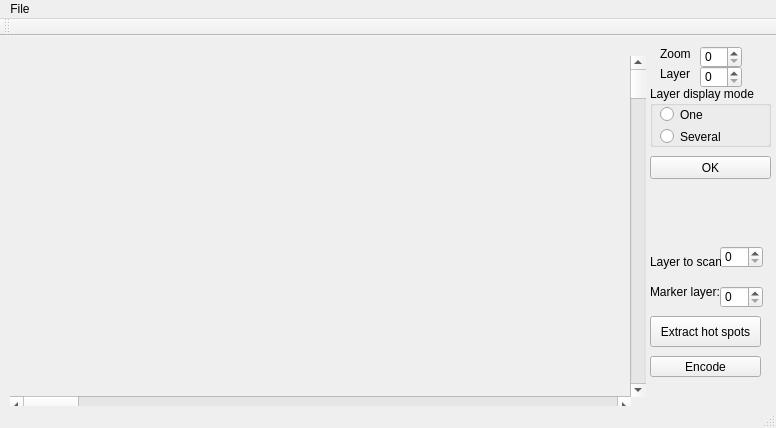
<?xml version="1.0" encoding="UTF-8"?>
<ui version="4.0">
 <class>MainWindow</class>
 <widget class="QMainWindow" name="MainWindow">
  <property name="geometry">
   <rect>
    <x>0</x>
    <y>0</y>
    <width>776</width>
    <height>428</height>
   </rect>
  </property>
  <property name="windowTitle">
   <string>GDSIIViewer</string>
  </property>
  <widget class="QWidget" name="centralWidget">
   <widget class="QScrollBar" name="verticalScrollBar">
    <property name="geometry">
     <rect>
      <x>630</x>
      <y>20</y>
      <width>16</width>
      <height>341</height>
     </rect>
    </property>
    <property name="orientation">
     <enum>Qt::Vertical</enum>
    </property>
   </widget>
   <widget class="QScrollBar" name="horizontalScrollBar">
    <property name="geometry">
     <rect>
      <x>10</x>
      <y>360</y>
      <width>621</width>
      <height>20</height>
     </rect>
    </property>
    <property name="orientation">
     <enum>Qt::Horizontal</enum>
    </property>
   </widget>
   <widget class="QLabel" name="labZoom">
    <property name="geometry">
     <rect>
      <x>660</x>
      <y>10</y>
      <width>31</width>
      <height>16</height>
     </rect>
    </property>
    <property name="text">
     <string>Zoom</string>
    </property>
   </widget>
   <widget class="QSpinBox" name="spbZoom">
    <property name="geometry">
     <rect>
      <x>700</x>
      <y>10</y>
      <width>42</width>
      <height>22</height>
     </rect>
    </property>
   </widget>
   <widget class="QLabel" name="labLayer">
    <property name="geometry">
     <rect>
      <x>660</x>
      <y>30</y>
      <width>31</width>
      <height>16</height>
     </rect>
    </property>
    <property name="text">
     <string>Layer</string>
    </property>
   </widget>
   <widget class="QSpinBox" name="spbLayer">
    <property name="geometry">
     <rect>
      <x>700</x>
      <y>30</y>
      <width>42</width>
      <height>22</height>
     </rect>
    </property>
   </widget>
   <widget class="QPushButton" name="btnOK">
    <property name="geometry">
     <rect>
      <x>650</x>
      <y>120</y>
      <width>121</width>
      <height>23</height>
     </rect>
    </property>
    <property name="text">
     <string>OK</string>
    </property>
   </widget>
   <widget class="QWidget" name="verticalLayoutWidget">
    <property name="geometry">
     <rect>
      <x>10</x>
      <y>20</y>
      <width>621</width>
      <height>341</height>
     </rect>
    </property>
    <layout class="QVBoxLayout" name="vertLayout"/>
   </widget>
   <widget class="QGroupBox" name="groupBox">
    <property name="geometry">
     <rect>
      <x>650</x>
      <y>50</y>
      <width>121</width>
      <height>61</height>
     </rect>
    </property>
    <property name="title">
     <string>Layer display mode</string>
    </property>
    <widget class="QRadioButton" name="rbOne">
     <property name="geometry">
      <rect>
       <x>10</x>
       <y>20</y>
       <width>101</width>
       <height>17</height>
      </rect>
     </property>
     <property name="text">
      <string>One</string>
     </property>
    </widget>
    <widget class="QRadioButton" name="rbSeveral">
     <property name="geometry">
      <rect>
       <x>10</x>
       <y>40</y>
       <width>101</width>
       <height>21</height>
      </rect>
     </property>
     <property name="text">
      <string>Several</string>
     </property>
    </widget>
   </widget>
   <widget class="QPushButton" name="btnScann">
    <property name="geometry">
     <rect>
      <x>650</x>
      <y>280</y>
      <width>111</width>
      <height>31</height>
     </rect>
    </property>
    <property name="text">
     <string>Extract hot spots</string>
    </property>
   </widget>
   <widget class="QSpinBox" name="spbExtrLayer">
    <property name="geometry">
     <rect>
      <x>720</x>
      <y>210</y>
      <width>43</width>
      <height>22</height>
     </rect>
    </property>
   </widget>
   <widget class="QSpinBox" name="spbMarker">
    <property name="geometry">
     <rect>
      <x>720</x>
      <y>250</y>
      <width>43</width>
      <height>22</height>
     </rect>
    </property>
   </widget>
   <widget class="QLabel" name="lbExtrLayer">
    <property name="geometry">
     <rect>
      <x>650</x>
      <y>210</y>
      <width>71</width>
      <height>31</height>
     </rect>
    </property>
    <property name="text">
     <string>Layer to scan:</string>
    </property>
   </widget>
   <widget class="QLabel" name="lbExtrLayer_2">
    <property name="geometry">
     <rect>
      <x>650</x>
      <y>240</y>
      <width>71</width>
      <height>31</height>
     </rect>
    </property>
    <property name="text">
     <string>Marker layer:</string>
    </property>
   </widget>
   <widget class="QPushButton" name="btnEncode">
    <property name="geometry">
     <rect>
      <x>650</x>
      <y>320</y>
      <width>111</width>
      <height>21</height>
     </rect>
    </property>
    <property name="text">
     <string>Encode</string>
    </property>
   </widget>
  </widget>
  <widget class="QMenuBar" name="menuBar">
   <property name="geometry">
    <rect>
     <x>0</x>
     <y>0</y>
     <width>776</width>
     <height>20</height>
    </rect>
   </property>
   <widget class="QMenu" name="menuFile">
    <property name="title">
     <string>File</string>
    </property>
    <addaction name="actionOpen"/>
    <addaction name="actionExit"/>
   </widget>
   <addaction name="menuFile"/>
  </widget>
  <widget class="QToolBar" name="mainToolBar">
   <attribute name="toolBarArea">
    <enum>TopToolBarArea</enum>
   </attribute>
   <attribute name="toolBarBreak">
    <bool>false</bool>
   </attribute>
  </widget>
  <widget class="QStatusBar" name="statusBar">
   <property name="enabled">
    <bool>true</bool>
   </property>
  </widget>
  <action name="actionOpen">
   <property name="text">
    <string>Open</string>
   </property>
  </action>
  <action name="actionExit">
   <property name="text">
    <string>Exit</string>
   </property>
  </action>
 </widget>
 <layoutdefault spacing="6" margin="11"/>
 <resources/>
 <connections/>
</ui>
